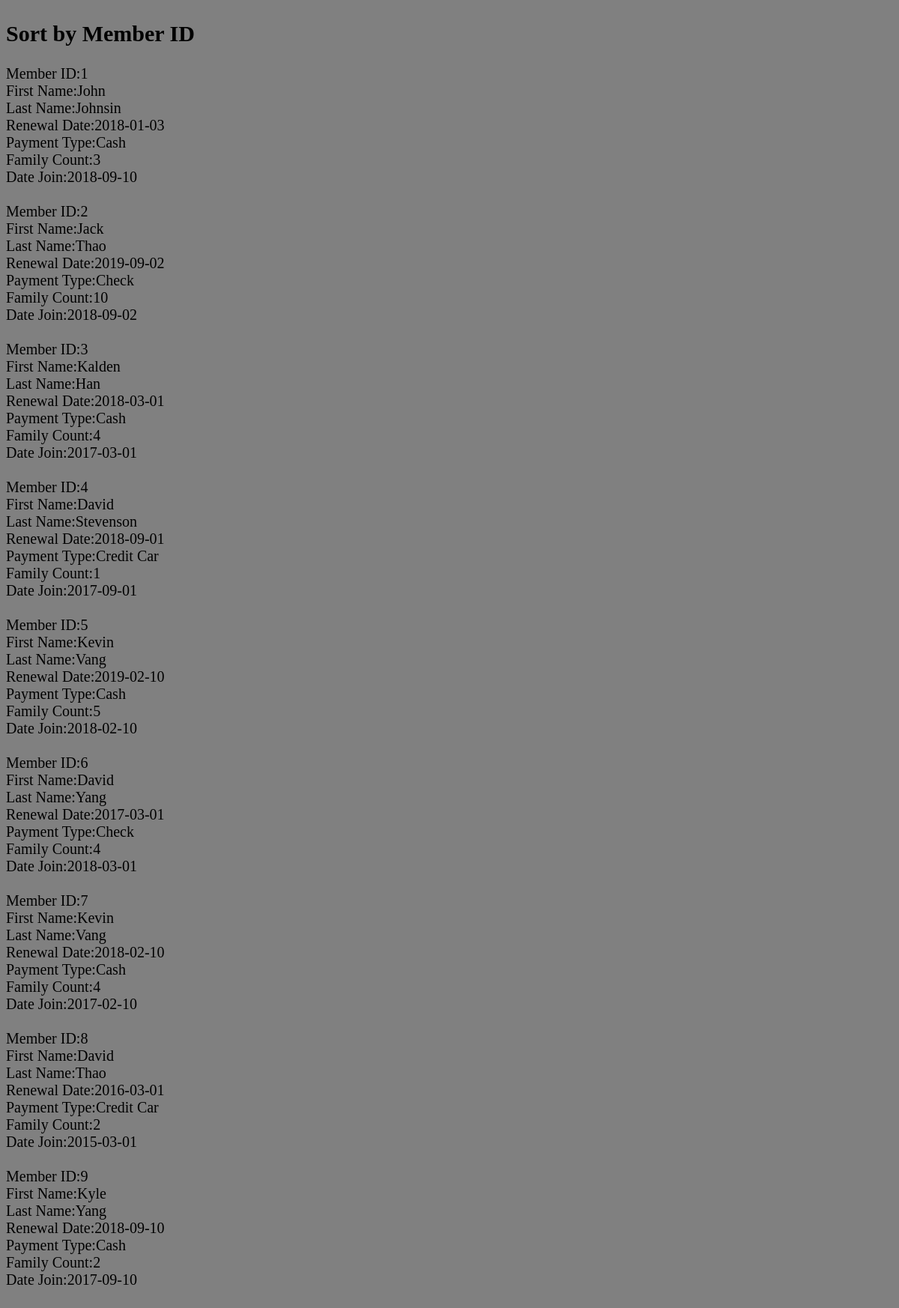
Page /Churchlogin/Menu/View/SortMemberID.php on the committed database.
### tables this page shows
CREATE TABLE `Member` (
  `MemberID` int(11) NOT NULL,
  `PersonID` int(11) NOT NULL AUTO_INCREMENT,
  `RenewalDate` date DEFAULT NULL,
  `Payment_Type` varchar(10) DEFAULT NULL,
  `FamilyCount` int(11) DEFAULT NULL,
  `DateJoin` date DEFAULT NULL,
  `Application` varchar(45) DEFAULT NULL,
  PRIMARY KEY (`MemberID`),
  KEY `Person_idx` (`PersonID`)
);

CREATE TABLE `Person` (
  `PersonID` int(11) NOT NULL,
  `FirstName` varchar(45) DEFAULT NULL,
  `LastName` varchar(45) DEFAULT NULL,
  `Address` varchar(45) DEFAULT NULL,
  `Zip` varchar(5) DEFAULT NULL,
  `Phone` varchar(10) DEFAULT NULL,
  `Email` varchar(45) DEFAULT NULL,
  `Personnel_Type` varchar(45) DEFAULT NULL,
  `DateModified` date DEFAULT NULL,
  PRIMARY KEY (`PersonID`)
);

### Churchlogin/Menu/View/SortMemberID.php (the view, shortened to what this page needs)
<?php
    include_once 'process.php';
?>
<html>
<head>
    <link href="style.css" rel="stylesheet" type="text/css"/>
</head>
<body>
    <h2>Sort by Member ID</h2>
<?php
   $sql = "SELECT M.*,P.* FROM  Member M, Person P WHERE M.PersonID = P.PersonID ORDER BY M.MemberID;";
    $result = mysqli_query($conn,$sql);
    $resultCheck = mysqli_num_rows($result);
    if($resultCheck >0) {
            while ($row = mysqli_fetch_assoc($result)) {
                echo "Member ID:".$row['MemberID']
                ."&nbsp"."<br>" ."First Name:".$row['FirstName']
                ."&nbsp"."<br>" . "Last Name:".$row['LastName']
                ."&nbsp"."<br>"."Renewal Date:"
                .$row['RenewalDate']."&nbsp"."<br>"."Payment Type:".$row['Payment_Type']
                ."&nbsp"."<br>"."Family Count:".$row['FamilyCount']
                ."&nbsp"."<br>". "Date Join:".$row['DateJoin']
                ."&nbsp". "<br>". "<br>";
    }
}
?>
</body>
</html>

### Churchlogin/Menu/View/style.css (style rules this page uses)
body { background-color: gray; text-align:left; font-size: 20px; padding: auto; }
h2 { text-align: left; padding-top: 20px; }

### rows in the picture
member: MemberID "1", PersonID.FirstName "John", PersonID.LastName "Johnsin", RenewalDate "2018-01-03", Payment_Type "Cash", FamilyCount "3", DateJoin "2018-09-10"
member: MemberID "2", PersonID.FirstName "Jack", PersonID.LastName "Thao", RenewalDate "2019-09-02", Payment_Type "Check", FamilyCount "10", DateJoin "2018-09-02"
member: MemberID "3", PersonID.FirstName "Kalden", PersonID.LastName "Han", RenewalDate "2018-03-01", Payment_Type "Cash", FamilyCount "4", DateJoin "2017-03-01"
member: MemberID "4", PersonID.FirstName "David", PersonID.LastName "Stevenson", RenewalDate "2018-09-01", Payment_Type "Credit Car", FamilyCount "1", DateJoin "2017-09-01"
member: MemberID "5", PersonID.FirstName "Kevin", PersonID.LastName "Vang", RenewalDate "2019-02-10", Payment_Type "Cash", FamilyCount "5", DateJoin "2018-02-10"
member: MemberID "6", PersonID.FirstName "David", PersonID.LastName "Yang", RenewalDate "2017-03-01", Payment_Type "Check", FamilyCount "4", DateJoin "2018-03-01"
member: MemberID "7", PersonID.FirstName "Kevin", PersonID.LastName "Vang", RenewalDate "2018-02-10", Payment_Type "Cash", FamilyCount "4", DateJoin "2017-02-10"
member: MemberID "8", PersonID.FirstName "David", PersonID.LastName "Thao", RenewalDate "2016-03-01", Payment_Type "Credit Car", FamilyCount "2", DateJoin "2015-03-01"
member: MemberID "9", PersonID.FirstName "Kyle", PersonID.LastName "Yang", RenewalDate "2018-09-10", Payment_Type "Cash", FamilyCount "2", DateJoin "2017-09-10"
